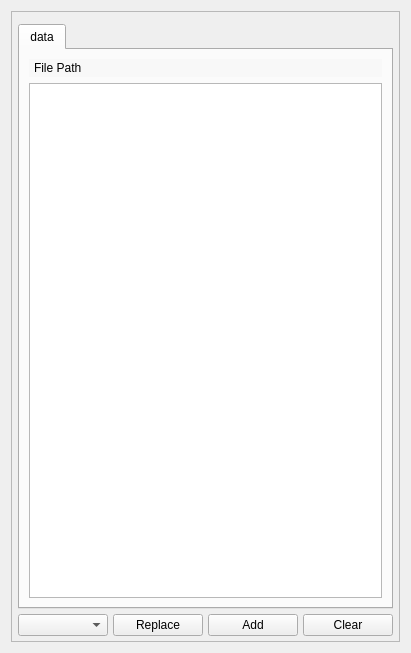
<?xml version="1.0" encoding="UTF-8"?>
<ui version="4.0">
 <class>Form</class>
 <widget class="QWidget" name="Form">
  <property name="geometry">
   <rect>
    <x>0</x>
    <y>0</y>
    <width>411</width>
    <height>653</height>
   </rect>
  </property>
  <property name="windowTitle">
   <string>Form</string>
  </property>
  <layout class="QVBoxLayout" name="verticalLayout_2">
   <item>
    <widget class="QScrollArea" name="scrollArea">
     <property name="widgetResizable">
      <bool>true</bool>
     </property>
     <widget class="QWidget" name="scrollAreaWidgetContents">
      <property name="geometry">
       <rect>
        <x>0</x>
        <y>0</y>
        <width>385</width>
        <height>627</height>
       </rect>
      </property>
      <layout class="QVBoxLayout" name="verticalLayout">
       <property name="spacing">
        <number>5</number>
       </property>
       <property name="leftMargin">
        <number>6</number>
       </property>
       <property name="topMargin">
        <number>12</number>
       </property>
       <property name="rightMargin">
        <number>6</number>
       </property>
       <property name="bottomMargin">
        <number>5</number>
       </property>
       <item>
        <widget class="QTabWidget" name="tabWidget">
         <property name="currentIndex">
          <number>0</number>
         </property>
         <widget class="QWidget" name="TabWidgetPage2">
          <attribute name="title">
           <string>data</string>
          </attribute>
          <layout class="QVBoxLayout" name="verticalLayout_5">
           <item>
            <widget class="QLabel" name="filePath_label">
             <property name="styleSheet">
              <string notr="true">QLabel {
    background-color: rgb(248, 248, 248);
    border: none;
    padding: 2px;
}</string>
             </property>
             <property name="text">
              <string>File Path</string>
             </property>
            </widget>
           </item>
           <item>
            <widget class="QTableView" name="tableView">
             <property name="styleSheet">
              <string notr="true">QLabel {
    background-color: white;
    border: none; /* This removes the border */
    padding: 2px;
}</string>
             </property>
             <property name="alternatingRowColors">
              <bool>true</bool>
             </property>
             <property name="gridStyle">
              <enum>Qt::DotLine</enum>
             </property>
            </widget>
           </item>
          </layout>
         </widget>
        </widget>
       </item>
       <item>
        <widget class="QWidget" name="widget" native="true">
         <layout class="QGridLayout" name="gridLayout">
          <property name="leftMargin">
           <number>0</number>
          </property>
          <property name="topMargin">
           <number>0</number>
          </property>
          <property name="rightMargin">
           <number>0</number>
          </property>
          <property name="bottomMargin">
           <number>0</number>
          </property>
          <property name="horizontalSpacing">
           <number>5</number>
          </property>
          <property name="verticalSpacing">
           <number>0</number>
          </property>
          <item row="0" column="2">
           <widget class="QPushButton" name="replaceButton">
            <property name="toolTip">
             <string>Replace graph with new selection</string>
            </property>
            <property name="text">
             <string>Replace</string>
            </property>
           </widget>
          </item>
          <item row="0" column="3">
           <widget class="QPushButton" name="addButton">
            <property name="toolTip">
             <string>Add selection to graph</string>
            </property>
            <property name="text">
             <string>Add</string>
            </property>
           </widget>
          </item>
          <item row="0" column="1">
           <widget class="QComboBox" name="autoBox">
            <property name="toolTip">
             <string>&lt;html&gt;&lt;head/&gt;&lt;body&gt;&lt;p&gt;Modes:&lt;br/&gt;Auto-replace&lt;br/&gt;Auto-add&lt;br/&gt;Auto-off&lt;/p&gt;&lt;/body&gt;&lt;/html&gt;</string>
            </property>
           </widget>
          </item>
          <item row="0" column="4">
           <widget class="QPushButton" name="clearButton">
            <property name="sizePolicy">
             <sizepolicy hsizetype="Minimum" vsizetype="Fixed">
              <horstretch>0</horstretch>
              <verstretch>0</verstretch>
             </sizepolicy>
            </property>
            <property name="toolTip">
             <string>Clear graph</string>
            </property>
            <property name="text">
             <string>Clear</string>
            </property>
           </widget>
          </item>
         </layout>
        </widget>
       </item>
      </layout>
     </widget>
    </widget>
   </item>
  </layout>
 </widget>
 <resources/>
 <connections/>
</ui>
